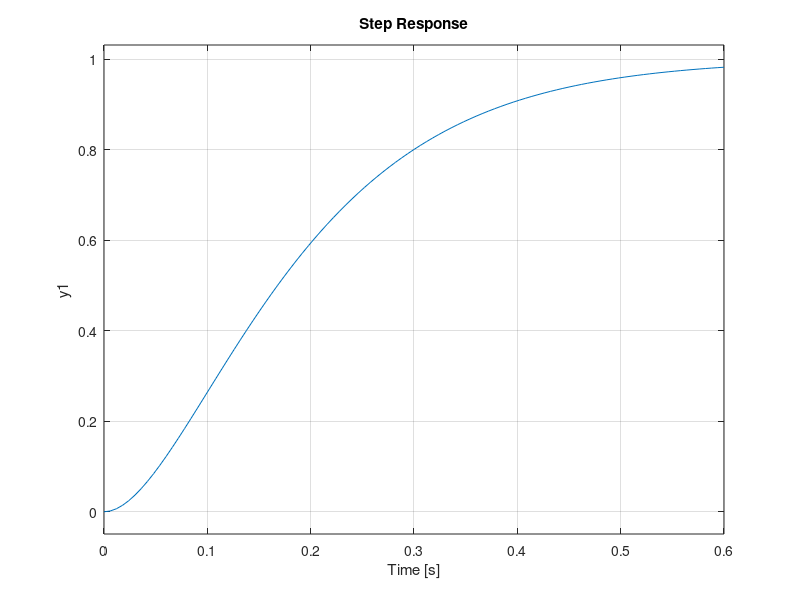

Write MATLAB code to recreate this figure. (Note: this script raises an error after producing the figure.)
ka1=20;
ka2=30;
ka3=50;
ka4=60;
ka5=80;
M=5;
L=tf([1],[1,20,0]);
G1=series(ka1*M,L)
f1=feedback (G1,[1])
step(f1)
stepinfo(f1)
hold on
G2=series(ka2*M,L)
f2=feedback (G2,[1])
step(f2)
stepinfo(f2)
hold on
G3=series(ka3*M,L)
f3=feedback (G3,[1])
step(f3)
stepinfo(f3)
hold on
G4=series(ka4*M,L)
f4=feedback (G4,[1])
step(f4)
stepinfo(f4)
hold on
G5=series(ka5*M,L)
f5=feedback (G5,[1])
step(f5)
stepinfo(f5)

grid
legend('f1=20','f2=30','f3=50','f4=60','f5=80')
